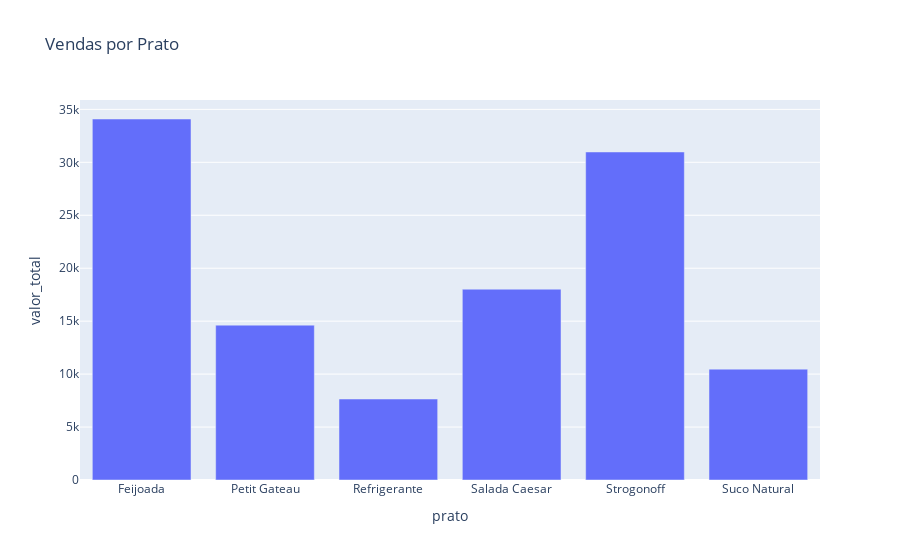

The cell this chart's notebook holds for it:
### Code cell
fig = px.bar(
    df.groupby('prato')['valor_total'].sum().reset_index(),
    x='prato', 
    y='valor_total',
    title='Vendas por Prato'
)
fig.show()

### Figure 1 — Plotly figure (JSON) as saved in the notebook; plotly's stock layout.template omitted (floating-point values rounded to 4 significant figures)
{"data": [{"alignmentgroup": "True", "hovertemplate": "prato=%{x}<br>valor_total=%{y}<extra></extra>", "legendgroup": "", "marker": {"color": "#636efa", "pattern": {"shape": ""}}, "name": "", "offsetgroup": "", "orientation": "v", "showlegend": false, "textposition": "auto", "type": "bar", "x": ["Feijoada", "Petit Gateau", "Refrigerante", "Salada Caesar", "Strogonoff", "Suco Natural"], "xaxis": "x", "y": [34090, 14625, 7648, 18018, 30976, 10470], "yaxis": "y"}], "layout": {"barmode": "relative", "legend": {"tracegroupgap": 0}, "title": {"text": "Vendas por Prato"}, "xaxis": {"anchor": "y", "domain": [0, 1], "title": {"text": "prato"}}, "yaxis": {"anchor": "x", "domain": [0, 1], "title": {"text": "valor_total"}}}}
